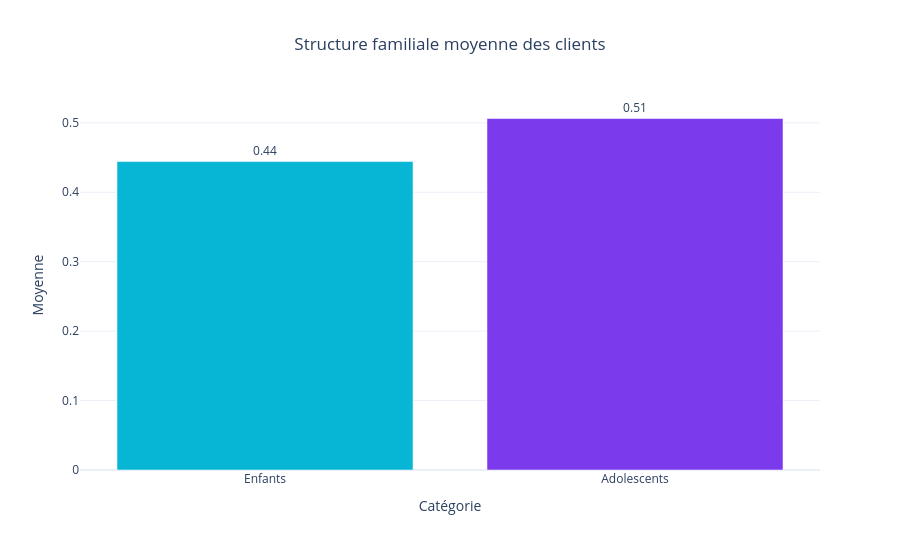

Here is the notebook cell this chart was saved with:
### Code cell
# ============================================
# STRUCTURE FAMILIALE
# ============================================

family_data = pd.DataFrame({
    "Catégorie": ["Enfants", "Adolescents"],
    "Moyenne": [
        df["Kidhome"].mean(),
        df["Teenhome"].mean()
    ]
})

fig = px.bar(
    family_data,
    x="Catégorie",
    y="Moyenne",
    color="Moyenne",
    text="Moyenne",
    color_continuous_scale=["#06B6D4", "#7C3AED"],
    title="Structure familiale moyenne des clients"
)

fig.update_traces(
    texttemplate='%{text:.2f}',
    textposition='outside'
)

fig.update_layout(
    template="plotly_white",
    height=550,
    title_x=0.5,
    coloraxis_showscale=False
)

fig.show()

### Figure 1 — Plotly figure (JSON) as saved in the notebook; plotly's stock layout.template omitted (floating-point values rounded to 4 significant figures)
{"data": [{"hovertemplate": "Catégorie=%{x}<br>Moyenne=%{marker.color}<extra></extra>", "legendgroup": "", "marker": {"color": [0.4442, 0.5062], "coloraxis": "coloraxis", "pattern": {"shape": ""}}, "name": "", "orientation": "v", "showlegend": false, "text": [0.4442, 0.5062], "textposition": "outside", "texttemplate": "%{text:.2f}", "type": "bar", "x": ["Enfants", "Adolescents"], "xaxis": "x", "y": [0.4442, 0.5062], "yaxis": "y"}], "layout": {"barmode": "relative", "coloraxis": {"colorbar": {"title": {"text": "Moyenne"}}, "colorscale": [[0, "#06B6D4"], [1, "#7C3AED"]], "showscale": false}, "height": 550, "legend": {"tracegroupgap": 0}, "title": {"text": "Structure familiale moyenne des clients", "x": 0.5}, "xaxis": {"anchor": "y", "domain": [0, 1], "title": {"text": "Catégorie"}}, "yaxis": {"anchor": "x", "domain": [0, 1], "title": {"text": "Moyenne"}}}}
